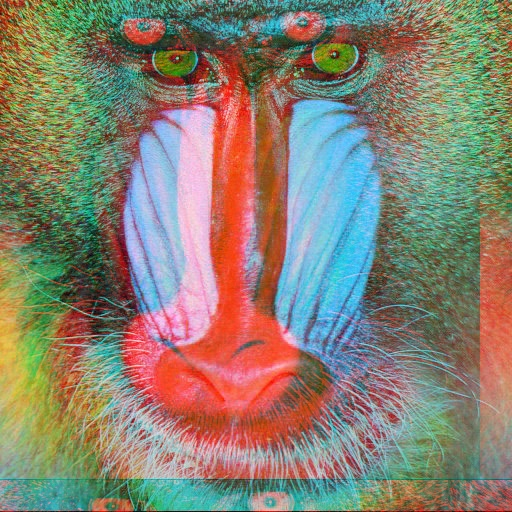
#> input picture mandrill1.jpg, 512 x 512 px
$ python '# mandrill1 reconstruction.py'
#> lines starting #> are read from the running program, lines starting #| are printed output that depends on the picture
# mandrill1 reconstruction
import cv2
import numpy as np

# load image
img = cv2.imread("mandrill1.jpg")
#> img is the input picture: shape (512, 512, 3); mean B, G, R 113.1, 128.9, 136.9

blue = img[:, :, 1].copy()
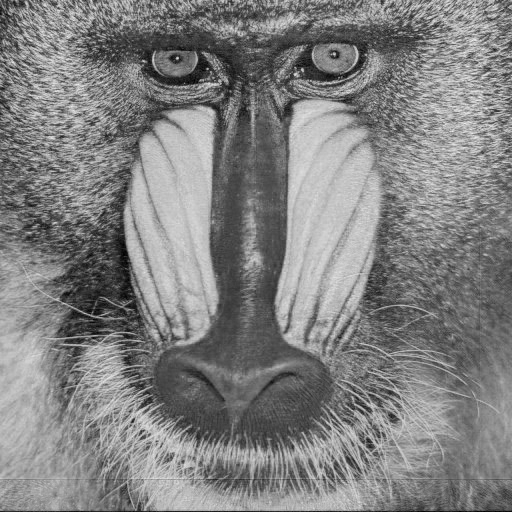
#> blue: shape (512, 512); min 0, max 238, mean 128.9
blue = np.flip(blue)
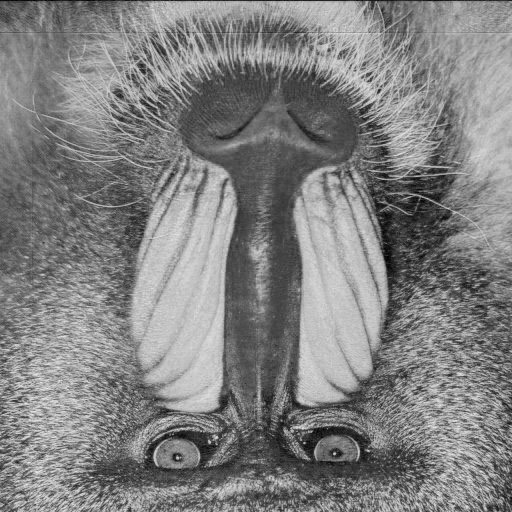
#> blue: shape (512, 512); min 0, max 238, mean 128.9

$ run again, with mandrill0.jpg copied over mandrill1.jpg
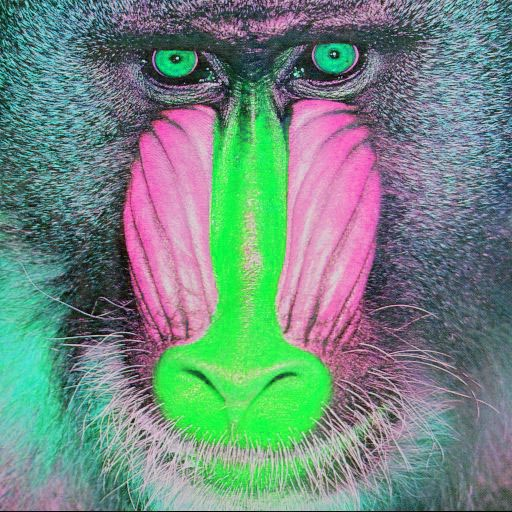
#> input picture mandrill0.jpg, 512 x 512 px
#> img is the input picture: shape (512, 512, 3); mean B, G, R 128.9, 137.4, 113.2
#> `blue = img[:, :, 1].copy()`:
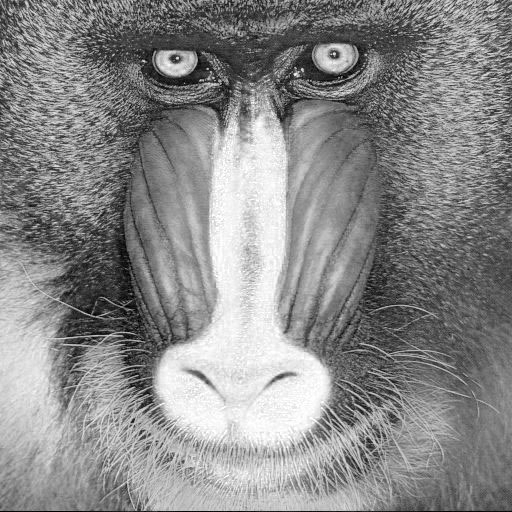
#> blue: shape (512, 512); min 0, max 255, mean 137.4
#> `blue = np.flip(blue)`:
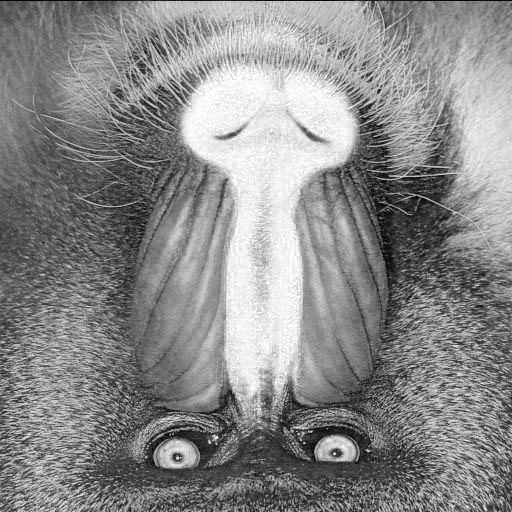
#> blue: shape (512, 512); min 0, max 255, mean 137.4

$ run again, with mandrill2.jpg copied over mandrill1.jpg
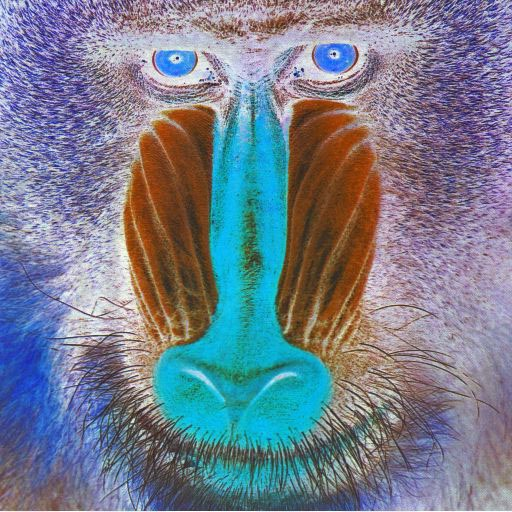
#> input picture mandrill2.jpg, 512 x 512 px
#> img is the input picture: shape (512, 512, 3); mean B, G, R 141.8, 126.1, 117.6
#> `blue = img[:, :, 1].copy()`:
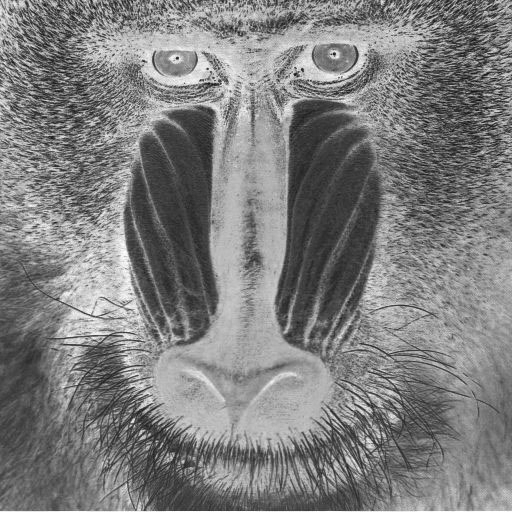
#> blue: shape (512, 512); min 6, max 255, mean 126.1
#> `blue = np.flip(blue)`:
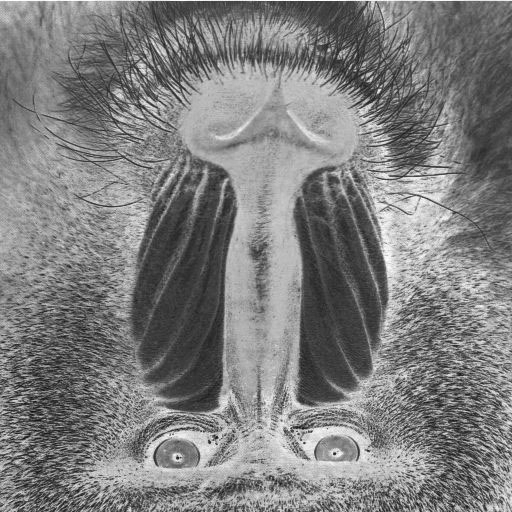
#> blue: shape (512, 512); min 6, max 255, mean 126.1

$ run again, with mandrill3.jpg copied over mandrill1.jpg
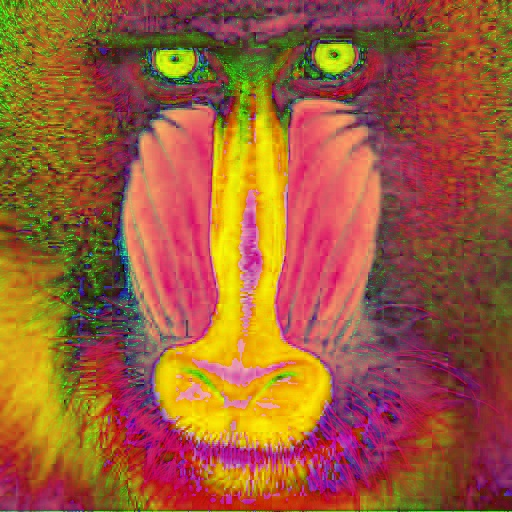
#> input picture mandrill3.jpg, 512 x 512 px
#> img is the input picture: shape (512, 512, 3); mean B, G, R 57.2, 92, 157.5
#> `blue = img[:, :, 1].copy()`:
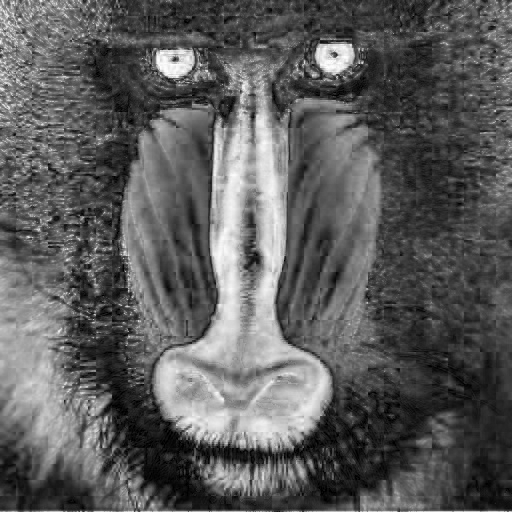
#> blue: shape (512, 512); min 0, max 255, mean 92
#> `blue = np.flip(blue)`:
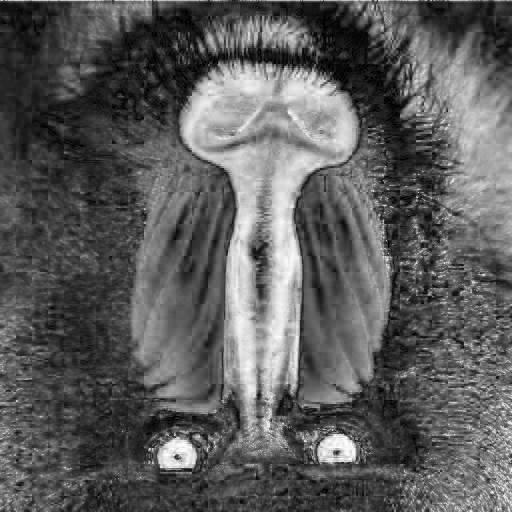
#> blue: shape (512, 512); min 0, max 255, mean 92
